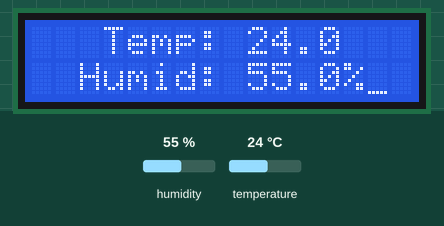
The program below on a simulated Raspberry Pi Pico running MicroPython. Parts: 16×2 character LCD. The inputs (shaded band) are chosen by the test bench; at power-on: humidity 55 %, temperature 24 °C. Library files of the repository ran but are not shown: pico_i2c_lcd.py; what the program prints to the serial console is not drawn.

Above: at 3.2 s.
3.3 s: humidity set to 22 %
At 4.6 s:
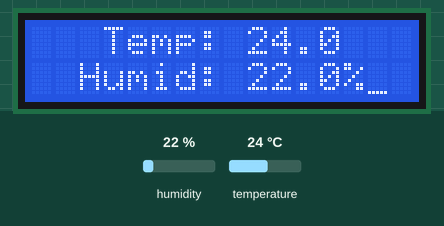
9.3 s: temperature set to 12 °C
At 11.6 s:
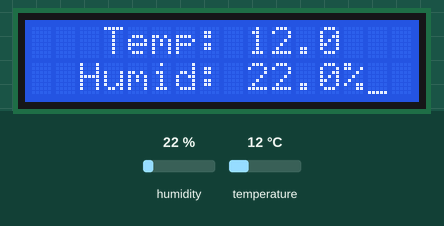
13.7 s: humidity set to 40 %
At 14.7 s:
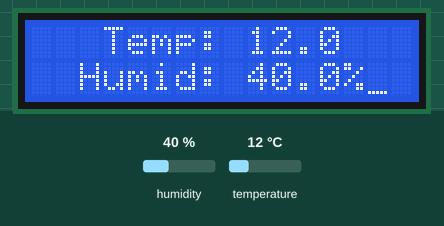
17.7 s: temperature set to 19 °C
At 19.0 s:
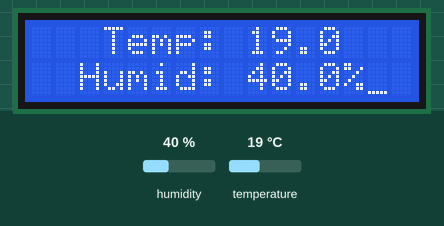
Timing chart, 0 to 20.7 s (numbered marks = the images above; inputs shaded):
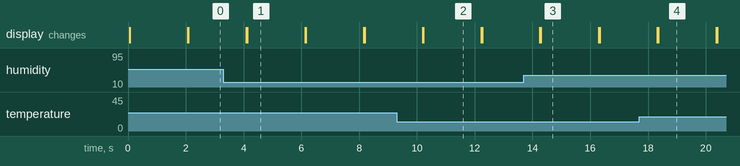

Measured:
- after the input at 3.3 s, the display: first differs from a run without the input after 0.83 s (image 1)
- after the input at 9.3 s, the display: first differs from a run without the input after 0.93 s (image 2)
- after the input at 13.7 s, the display: first differs from a run without the input after 0.59 s (image 3)
- after the input at 17.7 s, the display: first differs from a run without the input after 0.66 s (image 4)
- what the display in image 1 shows lasts 2.0 s, from 4.1 s to 6.1 s

The program:

main.py
```python
# from machine import Pin
# from time import sleep

# led = Pin("LED", Pin.OUT)

# while True:
#   led.on()
#   sleep(0.1)
#   led.off()
#   sleep(0.1)
from machine import Pin, I2C
from lib.lcd.pico_i2c_lcd import I2cLcd
from dht import DHT11, InvalidChecksum
from time import sleep

DHT_PIN = Pin(28, Pin.OUT, Pin.PULL_DOWN)
dht = DHT11(DHT_PIN)

i2c = I2C(0, scl=Pin(1), sda=Pin(0))

# 0x29 for current model i got, can be different, then scan and check
I2C_ADDR = i2c.scan()[0]

print(f"Found lcd at {I2C_ADDR}")

I2C_NUM_ROWS = 2
I2C_NUM_COLS = 16

lcd = I2cLcd(i2c, I2C_ADDR, I2C_NUM_ROWS, I2C_NUM_COLS)

lcd.putstr("Et funktioniert!")
sleep(2)

try:
  while True:
    temperature = dht.temperature
    humidity = dht.humidity

    lcd.show_cursor()
    lcd.clear()

    lcd.move_to(3, 0)
    lcd.putstr(f"Temp: {temperature}")

    lcd.move_to(2, 1)
    lcd.putstr(f"Humid: {humidity}%")
    sleep(2)

except KeyboardInterrupt:
  lcd.backlight_off()
  lcd.display_off()
```
